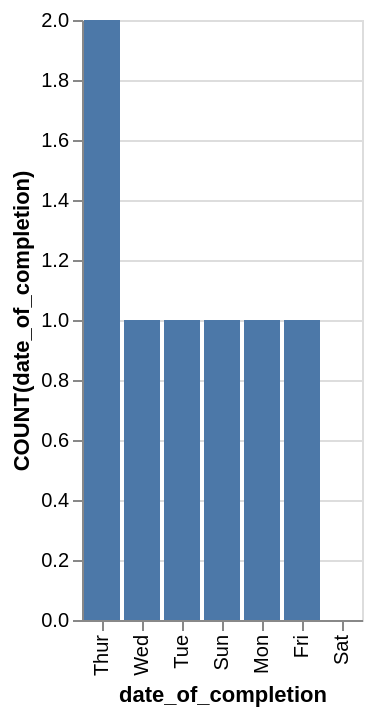

The Vega-Lite source for this figure:
### Vega-Lite specification from a JSON file in a GitHub repository (floating-point values rounded to 4 significant figures)
{"data": {"values": [{"x_data": "Thur", "y_data": 2}, {"x_data": "Wed", "y_data": 1}, {"x_data": "Tue", "y_data": 1}, {"x_data": "Sun", "y_data": 1}, {"x_data": "Mon", "y_data": 1}, {"x_data": "Fri", "y_data": 1}, {"x_data": "Sat", "y_data": 0}]}, "mark": "bar", "encoding": {"x": {"field": "x_data", "type": "nominal", "title": "date_of_completion", "sort": {"op": "sum", "field": "y_data", "order": "descending"}}, "y": {"field": "y_data", "type": "quantitative", "title": "COUNT(date_of_completion)"}}}
